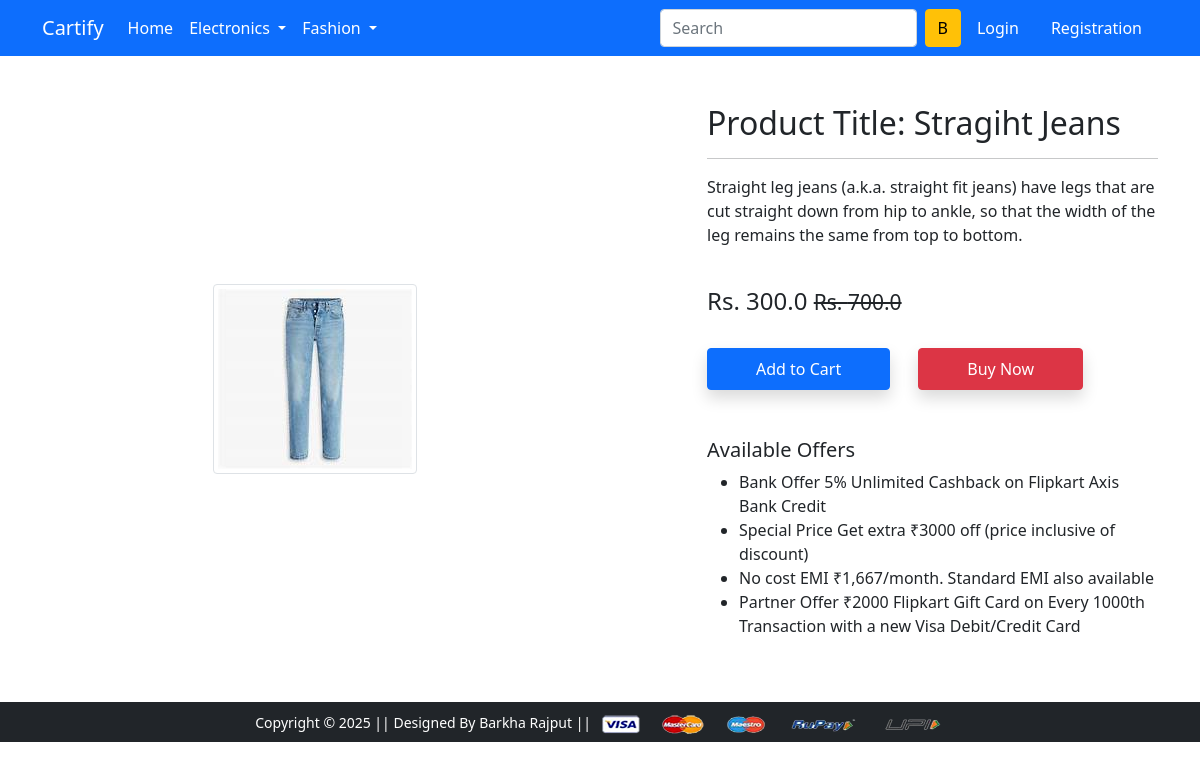
Screenshot of /product-detail/1 with the database file from the repository.
### app/models.py (models this page shows, shortened)
class Product(models.Model):
    title = models.CharField(max_length=100)
    selling_price = models.FloatField()
    discounted_price = models.FloatField()
    description = models.TextField()
    brand = models.CharField(max_length=100)
    category = models.CharField(choices=CATEGORY_CHOICES, max_length=2)
    product_image = models.ImageField(upload_to='productimg')

### app/views.py (the view)
# urls.py: path('product-detail/<int:pk>', views.ProductDetailView.as_view(), name='product-detail'),
class ProductDetailView(View):
 def get(self, request, pk):
  totalitem = 0
  product = Product.objects.get(pk=pk)
  item_already_in_cart = False
  if request.user.is_authenticated:
   totalitem = len(Cart.objects.filter(user=request.user))
   item_already_in_cart = Cart.objects.filter(Q(product=product.id) & Q(user=request.user)).exists()
  return render(request, 'app/productDetail.html', {'product':product, 'item_already_in_cart':item_already_in_cart, 'totalitem':totalitem})

### app/templates/app/productdetail.html (shortened to what this page needs)
{% extends 'app/base.html' %}
{% load static %}
{% block main-content %}
<div class="container my-5">
 <div class="row">
  <div class="col-sm-6 text-center align-self-center">
   <img src="{{product.product_image.url}}" alt="" class="img-fluid img-thumbnail">
  </div>
  <div class="col-sm-5 offset-sm-1">
   <h2>Product Title: {{product.title}}</h2>
   <hr>
   <p>{{product.description}}</p> <br>
   <h4>Rs. {{product.discounted_price}} <small class="fw-light text-decoration-line-through">Rs. {{product.selling_price}} </small></h4> <br>
   {% if not request.user.is_authenticated %}
   <form action="/add-to-cart" class="d-inline">
    <button type="submit" class="btn btn-primary shadow px-5 py-2">Add to Cart</button>
   </form>
   {% endif %}
   <a href="{% url 'showcart' %}" class="btn btn-danger shadow px-5 py-2 ms-4">Buy Now</a>
   <h5 class="mt-5">Available Offers</h5>
   <ul>
    <li>Bank Offer 5% Unlimited Cashback on Flipkart Axis Bank Credit</li>
    <li>Special Price Get extra ₹3000 off (price inclusive of discount)</li>
    <li>No cost EMI ₹1,667/month. Standard EMI also available</li>
    <li>Partner Offer ₹2000 Flipkart Gift Card on Every 1000th Transaction with a new Visa Debit/Credit Card</li>
   </ul>
  </div>
 </div>
</div>
{% endblock main-content %}

### rows the page displays
Product: product_image (picture), title "Stragiht Jeans", description "Straight leg jeans (a.k.a. straight fit jeans) have legs that are cut straight down from hip to ankle, so that the width of the leg remains the same from top to bottom.", discounted_price "300.0", selling_price "700.0"
